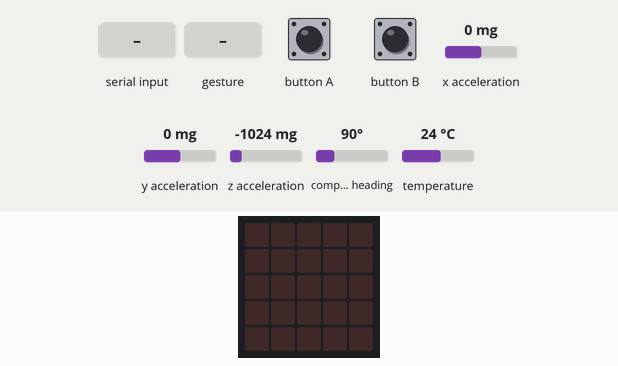
Simulated run of this program. Board: BBC micro:bit running MicroPython. Parts: the board's 5×5 LED display. Inputs (shaded band) come from the test bench; at power-on: x acceleration 0 mg, y acceleration 0 mg, z acceleration -1024 mg, compass heading 90°, temperature 24 °C. A tilt is held for 1.5 s and a shake lasts 1 s, then the board lies face up again; the compass is already calibrated; what the program prints to the serial console is not drawn.

Above: at 1.2 s.
1.3 s: "1" typed at the serial console, then Enter
At 1.52 s:
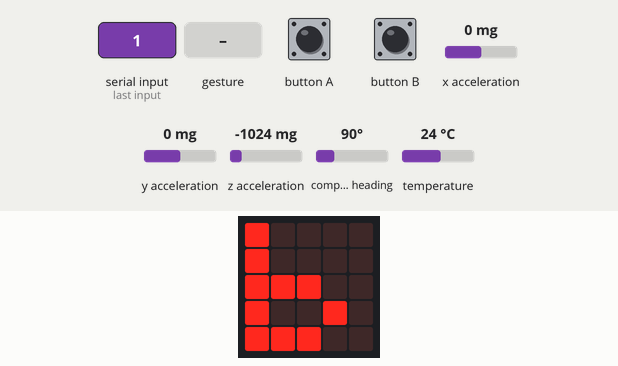
At 4.0 s:
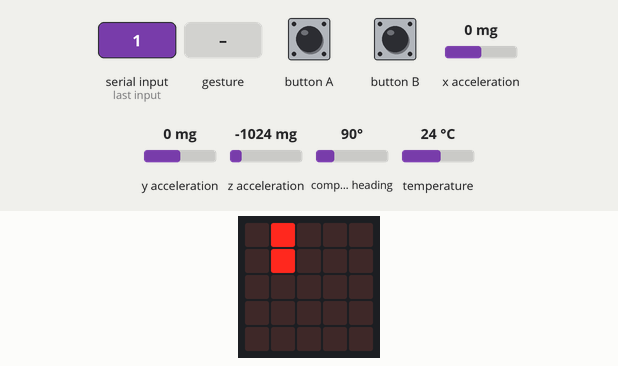
4.3 s: x acceleration set to -1440 mg
5.9 s: button A pressed for 0.15 s
7.5 s: gesture 'shake'
9.7 s: gesture 'up'
12.7 s: x acceleration set to 1440 mg
Timing chart, 0 to 15.3 s (numbered marks = the images above; inputs shaded):
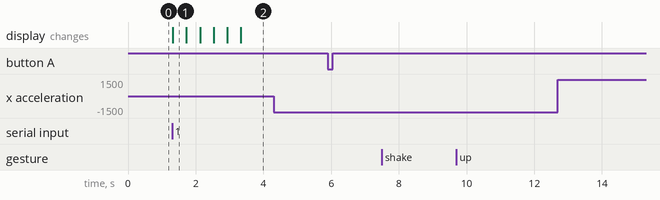

The program:

device_code.py
```python
from microbit import *

id_1 = 'arrival,123'
id_2 = 'arrival,456'

def send_sensor_data():
    # sensor data stream
    acc = accelerometer.get_values()

    # convert to comma separated string
    print(','.join(map(str,
        [accelerometer.current_gesture(),
         acc[0], acc[1], acc[2],
         temperature(), compass.heading()])))

def receive_data():
    try:
        bytestring = uart.readline()
        if bytestring:
            display.show(str(bytestring))
    except:
        pass

while True:
    # arrivals
    if button_a.is_pressed():
        print(id_1)
    elif button_b.is_pressed():
        print(id_2)

    send_sensor_data()
    receive_data()

    sleep(100)
```

Measured:
- after the input at 1.3 s, the display: changes at once (image 1)
- after the input at 4.3 s, every drawn part: stays the same
- after the input at 5.9 s, every drawn part: stays the same
- after the input at 7.5 s, every drawn part: stays the same
- after the input at 9.7 s, every drawn part: stays the same
- after the input at 12.7 s, every drawn part: stays the same
- what the display in image 1 shows lasts 0.4 s, from 1.3 s to 1.7 s
